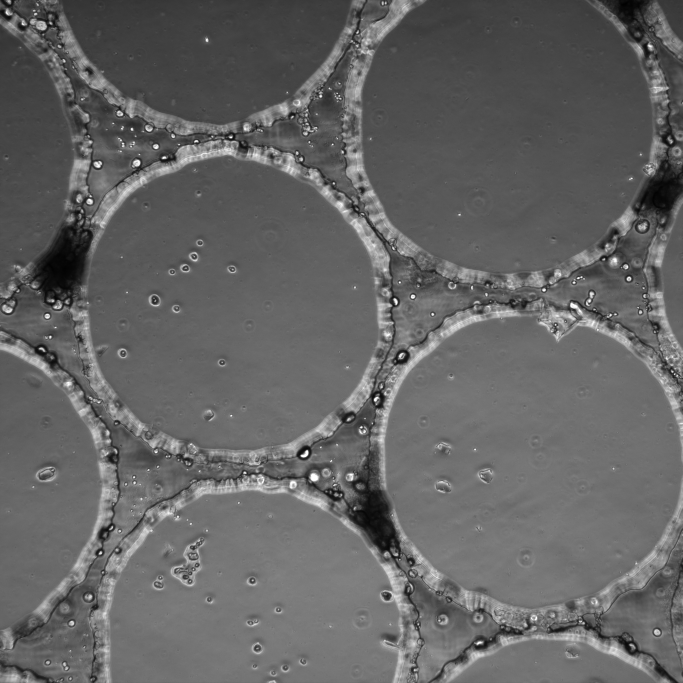
#> input picture test_images/s1.1.6.b.c1.png, 2048 x 2048 px (shown at 1/3 size); its folder holds 4 pictures in this run
$ jupyter execute --allow-errors micropillar_full_pipeline.ipynb   (shell and % lines are left out)
#> lines starting #> are read from the running program, lines starting #| are printed output that depends on the picture
<a href="https://colab.research.google.com/github/d-ericksonlab/micropillar-precipitation-segmentation/blob/main/micropillar_full_pipeline.ipynb" target="_parent"></a>

# Micropillar Dual-Mode Image Analysis Pipeline (Pillar U-Net + C2 Quantification)

This single notebook is intended for **public reproducibility** (e.g., a GitHub repo for reviewers).
It:

1. **Downloads** the trained pillar-segmentation model from Box (if missing)
2. Runs **U-Net inference** on **C1** images to create pillar masks
3. Uses pillar masks to quantify **birefringent CaCO₃** signal in **C2** images
4. Exports **per-image metrics** and **condition-aggregated summaries** as CSV

**Expected naming convention (recommended):**
`<channel>.<section>.<diameter>.<trial>.c1.png` and `...c2.png`
Example: `t1.1.8.a.c1.png` and `t1.1.8.a.c2.png`

If your filenames differ, update `parse_filename()` and `pair_c1_c2()`.

### Optional: install dependencies (Colab)

If you're running in Google Colab, uncomment and run the install cell below.

[cell 1]
# Install dependencies (Colab / fresh environments)

[cell 2]
# =======================
# Step 1: Clone GitHub repo into Colab
# =======================

from pathlib import Path
import os
import matplotlib.pyplot as plt
import cv2

# Set your repo URL (leave as-is if correct)
REPO_URL = "https://github.com/d-ericksonlab/micropillar-precipitation-segmentation.git"

REPO_NAME = REPO_URL.rstrip("/").split("/")[-1].replace(".git", "")
REPO_PATH = Path("/content") / REPO_NAME

# Clone only if missing
if not REPO_PATH.exists():
    print("Cloning repo into Colab...")
    !git clone {REPO_URL}
else:
    print("Repo already exists in Colab")

# Move into repo
os.chdir(REPO_PATH)
print("Working directory:", Path.cwd())

# Confirm test images folder exists
IMG_DIR = Path("test_images")
print("Checking for images folder:", IMG_DIR.resolve())

if not IMG_DIR.exists():
    raise FileNotFoundError(
        f"Could not find {IMG_DIR.resolve()}.\n\n"
        f"Fix: confirm test images are committed to GitHub under: {IMG_DIR}/"
    )

# List a few files
print("\nContents of test_images (first 30):")

# Show one sample image in output
valid_ext = {".png", ".jpg", ".jpeg", ".tif", ".tiff"}
all_imgs = sorted([p for p in IMG_DIR.rglob("*") if p.suffix.lower() in valid_ext])

if len(all_imgs) == 0:
    raise FileNotFoundError(f"No image files found under: {IMG_DIR.resolve()}")

sample_img = all_imgs[0]
img = cv2.imread(str(sample_img), cv2.IMREAD_UNCHANGED)
#> img is the input picture: shape (2048, 2048, 3); min 0, max 255, mean 100.1
if img is None:
    raise FileNotFoundError(f"Could not read sample image: {sample_img}")

if img.ndim == 3:
    img_show = cv2.cvtColor(img, cv2.COLOR_BGR2RGB)
    cmap = None
else:
    img_show = img
    cmap = "gray"

print("\nSample image:")
print(" ", sample_img)

plt.figure(figsize=(6, 5))
plt.imshow(img_show, cmap=cmap)
plt.title(sample_img.name)
plt.axis("off")
plt.show()

[cell 3]
# =======================
# Section 2: Confirm repo structure (test_images/, model/, results/)
# =======================

from pathlib import Path

INPUT_ROOT = Path("test_images")
MODEL_DIR  = Path("model")
OUT_ROOT   = Path("results")

print("Current working directory:", Path.cwd())
print("INPUT_ROOT:", INPUT_ROOT.resolve())
print("MODEL_DIR:", MODEL_DIR.resolve())
print("OUT_ROOT:", OUT_ROOT.resolve())

if not INPUT_ROOT.exists():
    raise FileNotFoundError(
        f"Missing folder: {INPUT_ROOT.resolve()}\n"
        "Fix: confirm the repo contains test_images/ and that you cloned the repo successfully."
    )

# Create folders if missing (safe)
MODEL_DIR.mkdir(parents=True, exist_ok=True)
OUT_ROOT.mkdir(parents=True, exist_ok=True)

print("\nFolder check passed.")
print("test_images exists:", INPUT_ROOT.exists())
print("model exists:", MODEL_DIR.exists())
print("results exists:", OUT_ROOT.exists())

[cell 4]
# =======================
# Section 3: Discover images (from GitHub repo) + preview samples
# =======================

import re
from pathlib import Path
import matplotlib.pyplot as plt
import cv2
import numpy as np

# Paths inside the GitHub repo
INPUT_ROOT = Path("test_images")
OUT_ROOT   = Path("results")
MODEL_DIR  = Path("model")

# Create required folders
OUT_ROOT.mkdir(parents=True, exist_ok=True)
MODEL_DIR.mkdir(parents=True, exist_ok=True)

print("Working directory:", Path.cwd())
print("INPUT_ROOT:", INPUT_ROOT.resolve())
print("MODEL_DIR:", MODEL_DIR.resolve())
print("OUT_ROOT:", OUT_ROOT.resolve())

# Confirm input exists
if not INPUT_ROOT.exists():
    raise FileNotFoundError(
        f"Could not find INPUT_ROOT: {INPUT_ROOT.resolve()}\n"
        "Fix: confirm you committed images to test_images/ in GitHub."
    )

# Find all image files recursively
valid_ext = {".png", ".jpg", ".jpeg", ".tif", ".tiff"}
all_imgs = sorted([p for p in INPUT_ROOT.rglob("*") if p.suffix.lower() in valid_ext])

# Detect C1 and C2 from filename
c1_files = sorted([p for p in all_imgs if ".c1." in p.name.lower() or p.name.lower().endswith(".c1.png")])
c2_files = sorted([p for p in all_imgs if ".c2." in p.name.lower() or p.name.lower().endswith(".c2.png")])

print(f"Found {len(all_imgs)} total image files")
print(f"Found {len(c1_files)} C1 images")
print(f"Found {len(c2_files)} C2 images")

if len(c1_files) == 0 or len(c2_files) == 0:
    raise FileNotFoundError(
        "No C1/C2 files detected.\n"
        "Expected filenames to contain '.c1.' and '.c2.' (example: t2.1.8.c.c1.png)."
    )

# -----------------------
# Preview helpers
# -----------------------
def read_c1_rgb_uint8(path: Path) -> np.ndarray:
    """
    Read C1 as RGB uint8 (H,W,3).
    This matches the model training assumption: in_channels=3.
    """
    bgr = cv2.imread(str(path), cv2.IMREAD_COLOR)
    if bgr is None:
        raise FileNotFoundError(f"Could not read image: {path}")
    rgb = cv2.cvtColor(bgr, cv2.COLOR_BGR2RGB)

    # Handle rare case where image is 16-bit stored in 3 channels (normalize to uint8)
    if rgb.dtype == np.uint16:
        rgb = (rgb / 256).astype(np.uint8)
    elif rgb.dtype != np.uint8:
        rgb = cv2.normalize(rgb, None, 0, 255, cv2.NORM_MINMAX).astype(np.uint8)

    return rgb

def read_c2_gray_uint8(path: Path) -> np.ndarray:
    """
    Read C2 as grayscale uint8 (H,W).
    """
    img = cv2.imread(str(path), cv2.IMREAD_UNCHANGED)
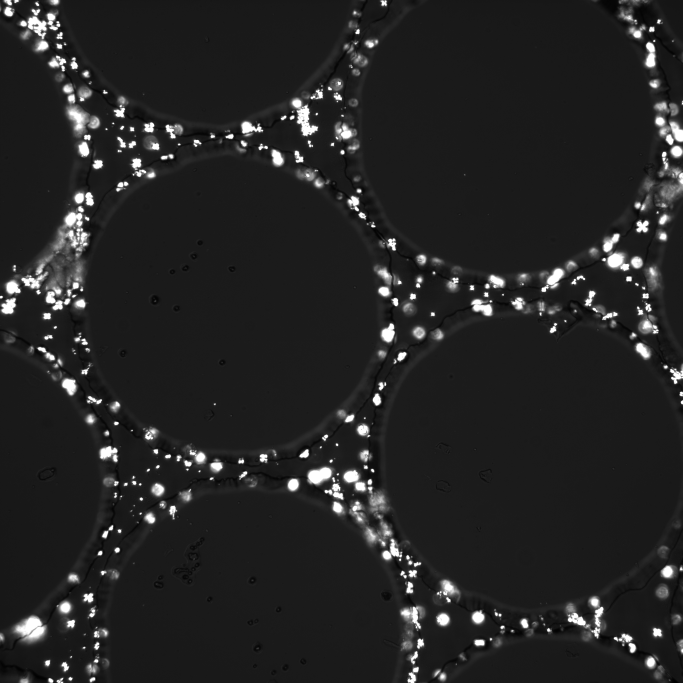
#> input picture test_images/s1.1.6.b.c2.png, 2048 x 2048 px (shown at 1/3 size)
#> img is the input picture: shape (2048, 2048, 3); min 0, max 255, mean 36.7
    if img is None:
        raise FileNotFoundError(f"Could not read image: {path}")

    # Convert to grayscale if needed
    if img.ndim == 3:
        img = cv2.cvtColor(img, cv2.COLOR_BGR2GRAY)
#> img: shape (2048, 2048)

    # Normalize types
    if img.dtype == np.uint16:
        img = (img / 256).astype(np.uint8)
    elif img.dtype != np.uint8:
        img = cv2.normalize(img, None, 0, 255, cv2.NORM_MINMAX).astype(np.uint8)

    return img

# -----------------------
# Show sample images (C1 and C2)
# -----------------------
sample_c1 = c1_files[0]
sample_c2 = c2_files[0]

c1_img_rgb = read_c1_rgb_uint8(sample_c1)
c2_img = read_c2_gray_uint8(sample_c2)

plt.figure(figsize=(12, 4))

plt.subplot(1, 2, 1)
plt.imshow(c1_img_rgb)
plt.title(f"Sample C1 (RGB): {sample_c1.name}", fontsize=10)
plt.axis("off")

plt.subplot(1, 2, 2)
plt.imshow(c2_img, cmap="gray")
plt.title(f"Sample C2 (grayscale): {sample_c2.name}", fontsize=10)
plt.axis("off")

plt.tight_layout()
plt.show()
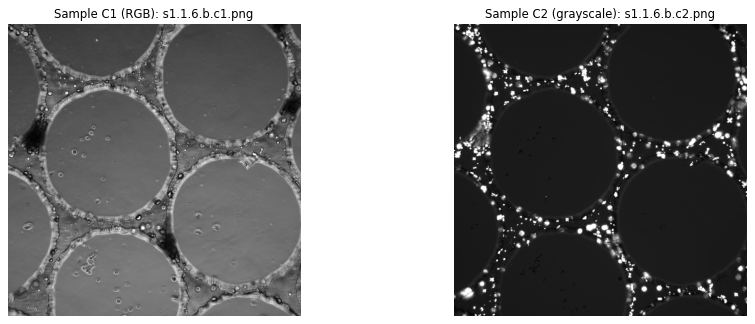
#> figure drawn by matplotlib, 2 panels

[cell 5]
# =======================
# Section 4: Load U-Net model weights (manual Box download + inline upload)
# =======================

from pathlib import Path
import torch
import segmentation_models_pytorch as smp

# Self-contained device selection
#> (the rest of this cell did not finish here and is left out)

[cell 6]
# =======================
# Section 5: Run pillar inference on all images + save outputs + preview a saved result
# =======================

import pandas as pd
import numpy as np
import cv2
from tqdm.auto import tqdm
from pathlib import Path
import matplotlib.pyplot as plt

# Safety: ensure required globals exist
if "INPUT_ROOT" not in globals():
    INPUT_ROOT = Path("test_images")
if "OUT_ROOT" not in globals():
    OUT_ROOT = Path("results")
OUT_ROOT.mkdir(parents=True, exist_ok=True)

# Pairing logic: match by removing ".c1." / ".c2." token
def pair_c1_c2(c1_files, c2_files):
    c2_map = {}
    for p in c2_files:
        key = p.name.replace(".c2.", ".")
        c2_map[key] = p

    pairs = []
    for c1 in c1_files:
        key = c1.name.replace(".c1.", ".")
        pairs.append((c1, c2_map.get(key)))
    return pairs

# [19 lines left out: function parse_filename, not called in this run]

def save_mask_png(mask01: np.ndarray, out_path: Path) -> None:
    out_path.parent.mkdir(parents=True, exist_ok=True)
    cv2.imwrite(str(out_path), (mask01.astype(np.uint8) * 255))

# Re-discover files from INPUT_ROOT
valid_ext = {".png", ".jpg", ".jpeg", ".tif", ".tiff"}
all_imgs = sorted([p for p in INPUT_ROOT.rglob("*") if p.suffix.lower() in valid_ext])

c1_files = sorted([p for p in all_imgs if ".c1." in p.name.lower() or p.name.lower().endswith(".c1.png")])
c2_files = sorted([p for p in all_imgs if ".c2." in p.name.lower() or p.name.lower().endswith(".c2.png")])

pairs = pair_c1_c2(c1_files, c2_files)

MASK_DIR = OUT_ROOT / "pillar_masks"
MASK_DIR.mkdir(parents=True, exist_ok=True)

print("Using INPUT_ROOT:", INPUT_ROOT.resolve())
print("Saving masks to:", MASK_DIR.resolve())
print("Pairs to process:", len(pairs))

if len(pairs) == 0:
    raise RuntimeError("No C1/C2 pairs found. Check test_images filenames.")

mask_index = []

#> (the rest of this cell did not finish here and is left out)

[cell 7]
# =======================
# Section 4: Load U-Net model weights + preview mask overlays on ALL C1 images (MATCHES OLD PIPELINE)
# =======================

from pathlib import Path
import re
import numpy as np
import cv2
import torch
import matplotlib.pyplot as plt
import segmentation_models_pytorch as smp
from albumentations.pytorch import ToTensorV2

# -----------------------
# Paths (repo layout)
# -----------------------
INPUT_ROOT = Path("test_images")
MODEL_PATH = Path("model/pillar_unet.pt")
BOX_LINK = "https://cornell.box.com/s/4dyu78bhtpabm98jgz40gdp5wmoe71xn"

if not INPUT_ROOT.exists():
    raise FileNotFoundError(f"Missing INPUT_ROOT: {INPUT_ROOT.resolve()}")

MODEL_PATH.parent.mkdir(parents=True, exist_ok=True)

# -----------------------
# Device
# -----------------------
#> (the rest of this cell did not finish here and is left out)

[cell 8]
# =======================
# Section 6: Save pillar masks for ALL C1 images (writes results/pillar_masks + results/mask_index.csv)
# =======================

import re
from pathlib import Path
import numpy as np
import pandas as pd
import cv2
import matplotlib.pyplot as plt
from tqdm.auto import tqdm

# -----------------------
# Paths (repo layout)
# -----------------------
INPUT_ROOT = Path("test_images")
OUT_ROOT   = Path("results")
MASK_ROOT  = OUT_ROOT / "pillar_masks"
INDEX_CSV  = OUT_ROOT / "mask_index.csv"

OUT_ROOT.mkdir(parents=True, exist_ok=True)
MASK_ROOT.mkdir(parents=True, exist_ok=True)

if not INPUT_ROOT.exists():
    raise FileNotFoundError(f"Missing INPUT_ROOT: {INPUT_ROOT.resolve()}")

# -----------------------
# Require model from Section 4
# -----------------------
#> (the rest of this cell did not finish here and is left out)

[cell 9]
# =======================
# Section 7: Storyboard (random example) with matched C1 + saved pillar mask + C2 processing + metrics
# =======================

import os, glob, random, re
from pathlib import Path

import numpy as np
import cv2
import matplotlib.pyplot as plt

# -----------------------
# Paths (repo layout)
# -----------------------
INPUT_ROOT = Path("test_images")
OUT_ROOT   = Path("results")
MASK_ROOT  = OUT_ROOT / "pillar_masks"

if not INPUT_ROOT.exists():
    raise FileNotFoundError(f"Missing INPUT_ROOT: {INPUT_ROOT.resolve()}")
if not MASK_ROOT.exists():
    raise FileNotFoundError(
        f"Missing MASK_ROOT: {MASK_ROOT.resolve()}\n\n"
        "Fix: Run Section 6 first to save pillar masks into results/pillar_masks/"
    )

print("INPUT_ROOT:", INPUT_ROOT.resolve())
print("MASK_ROOT:", MASK_ROOT.resolve())

# -----------------------
# Imaging scale (same as your old storyboard)
# -----------------------
FIELD_UM   = 1331.2
IMG_PX     = 2048
um_per_px  = FIELD_UM / IMG_PX

# -----------------------
# Scale bar style
# -----------------------
SCALE_UM      = 500
BAR_THICK_PX  = 35
MARGIN_PX     = 100
FONT          = cv2.FONT_HERSHEY_SIMPLEX
FONT_SCALE    = 4
FONT_THICK    = 13

# -----------------------
# C2 binarization settings (same as old)
# -----------------------
# Choose ONE mode: "percentile", "fixed", "otsu+"
C2_THRESH_MODE = "fixed"
C2_FIXED       = 130
C2_PERCENTILE  = 94
C2_DELTA       = 15

# -----------------------
# Helpers
# -----------------------
VALID_EXT = {".png", ".jpg", ".jpeg", ".tif", ".tiff"}

def is_img_path(p: Path) -> bool:
    return p.suffix.lower() in VALID_EXT

# [39 lines left out: functions read_gray_uint8, add_scale_bar, not called in this run]

def find_matching_c2(c1_path: Path) -> Path | None:
    name = c1_path.name
    if re.search(r"\.c1\.", name, flags=re.IGNORECASE):
        c2_name = re.sub(r"\.c1\.", ".c2.", name, flags=re.IGNORECASE)
        c2_path = c1_path.with_name(c2_name)
        return c2_path if c2_path.exists() else None
    return None

def mask_path_for_c1(c1_path: Path) -> Path:
    # Section 6 naming: results/pillar_masks/<c1_stem>.mask.png
    return MASK_ROOT / f"{c1_path.stem}.mask.png"

# [33 lines left out: functions to_u8, binarize_c2, not called in this run]

# -----------------------
# Pick a random VALID triplet (C1 + C2 + saved mask)
# -----------------------
all_imgs = sorted([p for p in INPUT_ROOT.rglob("*") if is_img_path(p)])
c1_files = sorted([p for p in all_imgs if ".c1." in p.name.lower() or p.name.lower().endswith(".c1.png")])

triplets = []
for c1 in c1_files:
    c2 = find_matching_c2(c1)
    mp = mask_path_for_c1(c1)
    if (c2 is not None) and mp.exists():
        triplets.append((c1, c2, mp))

print("Total C1 found:", len(c1_files))
print("Triplets with C2 + saved mask:", len(triplets))

#> (the rest of this cell did not finish here and is left out)

[cell 10]
# =======================
# Section 7: Build storyboards for ALL images (C1 + mask + C2 processing) + save + preview ALL
# =======================

import os
import re
import random
from pathlib import Path

import numpy as np
import pandas as pd
import cv2
import matplotlib.pyplot as plt

# -----------------------
# Paths (GitHub repo layout)
# -----------------------
INPUT_ROOT = Path("test_images")
OUT_ROOT   = Path("results")
MASK_ROOT  = OUT_ROOT / "pillar_masks"
STORY_DIR  = OUT_ROOT / "storyboards"

if not INPUT_ROOT.exists():
    raise FileNotFoundError(f"Missing input folder: {INPUT_ROOT.resolve()}")
if not MASK_ROOT.exists():
    raise FileNotFoundError(
        f"Missing mask folder: {MASK_ROOT.resolve()}\n"
        "Run Section 6 first to generate pillar masks."
    )

STORY_DIR.mkdir(parents=True, exist_ok=True)

print("INPUT_ROOT:", INPUT_ROOT.resolve())
print("MASK_ROOT:", MASK_ROOT.resolve())
print("Saving storyboards to:", STORY_DIR.resolve())

# -----------------------
# Imaging scale
# -----------------------
FIELD_UM = 1331.2   # field of view (µm)
IMG_PX   = 2048     # pixels per side
um_per_px = FIELD_UM / IMG_PX

# -----------------------
# Scale bar style
# -----------------------
SCALE_UM     = 500
BAR_THICK_PX = 35
MARGIN_PX    = 100
FONT         = cv2.FONT_HERSHEY_SIMPLEX
FONT_SCALE   = 1.2
FONT_THICK   = 3

# -----------------------
# C2 binarization settings
# -----------------------
# Choose ONE:
#   "fixed"       : use C2_FIXED
#   "percentile"  : use C2_PERCENTILE
#   "otsu+"       : use Otsu + C2_DELTA
C2_THRESH_MODE = "fixed"

# If C2_THRESH_MODE == "fixed":
C2_FIXED = 140

# If C2_THRESH_MODE == "percentile":
C2_PERCENTILE = 94

# If C2_THRESH_MODE == "otsu+":
C2_DELTA = 15

# Morphology cleanup for C2 precip
C2_MORPH_KERNEL = np.ones((3, 3), np.uint8)

VALID_EXT = {".png", ".jpg", ".jpeg", ".tif", ".tiff"}

# -----------------------
# Helpers
# -----------------------
# [81 lines left out: functions read_gray_uint8, add_scale_bar, to_u8, binarize_c2, not called in this run]

def find_matching_c2(c1_path: Path) -> Path | None:
    """
    Match t2.1.8.c.c1.png -> t2.1.8.c.c2.png
    """
    name = c1_path.name
    c2_name = name.replace(".c1.", ".c2.")
    if c2_name == name:
        # fallback: if unexpected, just try stem replacement
        c2_name = c1_path.stem.replace(".c1", ".c2") + c1_path.suffix

    candidate = c1_path.with_name(c2_name)
    return candidate if candidate.exists() else None

def mask_path_for_c1(c1_path: Path) -> Path:
    """
    Section 6 saved masks as:
      results/pillar_masks/<c1_stem>.mask.png
    Example:
      t2.1.8.c.c1.png -> t2.1.8.c.c1.mask.png
    """
    return MASK_ROOT / f"{c1_path.stem}.mask.png"

# -----------------------
# Discover images
# -----------------------
all_imgs = sorted([p for p in INPUT_ROOT.rglob("*") if p.suffix.lower() in VALID_EXT])

c1_files = sorted([p for p in all_imgs if ".c1." in p.name.lower() or p.name.lower().endswith(".c1.png")])
print("Total C1 found:", len(c1_files))

if len(c1_files) == 0:
    raise FileNotFoundError("No C1 images found. Expected names like: t2.1.8.c.c1.png")

# -----------------------
# Build (C1, C2, mask) triplets
# -----------------------
triplets = []
missing_masks = []
missing_c2 = []

for c1 in c1_files:
    c2 = find_matching_c2(c1)
    mpath = mask_path_for_c1(c1)

    if c2 is None:
        missing_c2.append(c1.name)
        continue
    if not mpath.exists():
        missing_masks.append(c1.name)
        continue

    triplets.append((c1, c2, mpath))

print("Triplets with C2 + saved mask:", len(triplets))

#> (the rest of this cell did not finish here and is left out)
